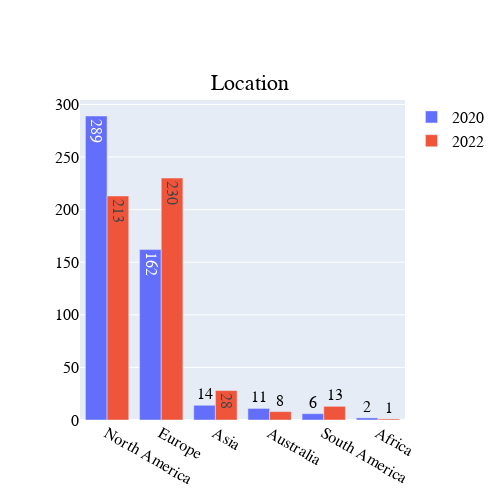

Notebook code cell kept with this figure:
### Markdown cell above
#### Location

### Code cell
#location 
location_2021 = pd.read_csv('C:\\Users\\ssivagur\\Documents\\2021_Image_analysis_survey_data\\Where_do_you_currently_primarily_work.txt')
location_2021= location_2021.rename(columns={'0':'location'})

#combined figure
loc = go.Figure()

loc.add_traces(go.Bar(name='2020', x=location_2021['location'].value_counts().index, y=location_2021['location'].value_counts().values, text=location_2021['location'].value_counts().values))
loc.add_traces(go.Bar(name='2022', x=data['Location'].value_counts().index, y=data['Location'].value_counts().values, text=data['Location'].value_counts().values))
loc.update_layout(width=500, height=500, title='Location', title_x=0.5, title_y=0.85, font=dict(family='Helvetica', color="Black", size=16), legend=dict(title_font_family = 'Helvetica', font=dict(size=16, color="Black")))

### Figure 1 — Plotly figure (JSON) as saved in the notebook; plotly's stock layout.template omitted (floating-point values rounded to 4 significant figures)
{"data": [{"name": "2020", "text": [289, 162, 14, 11, 6, 2], "type": "bar", "x": ["North America", "Europe", "Asia", "Australia", "South America", "Africa"], "y": [289, 162, 14, 11, 6, 2]}, {"name": "2022", "text": [230, 213, 28, 13, 8, 1], "type": "bar", "x": ["Europe", "North America", "Asia", "South America", "Australia", "Africa"], "y": [230, 213, 28, 13, 8, 1]}], "layout": {"font": {"color": "Black", "family": "Helvetica", "size": 16}, "height": 500, "legend": {"font": {"color": "Black", "size": 16}, "title": {"font": {"family": "Helvetica"}}}, "title": {"text": "Location", "x": 0.5, "y": 0.85}, "width": 500}}
